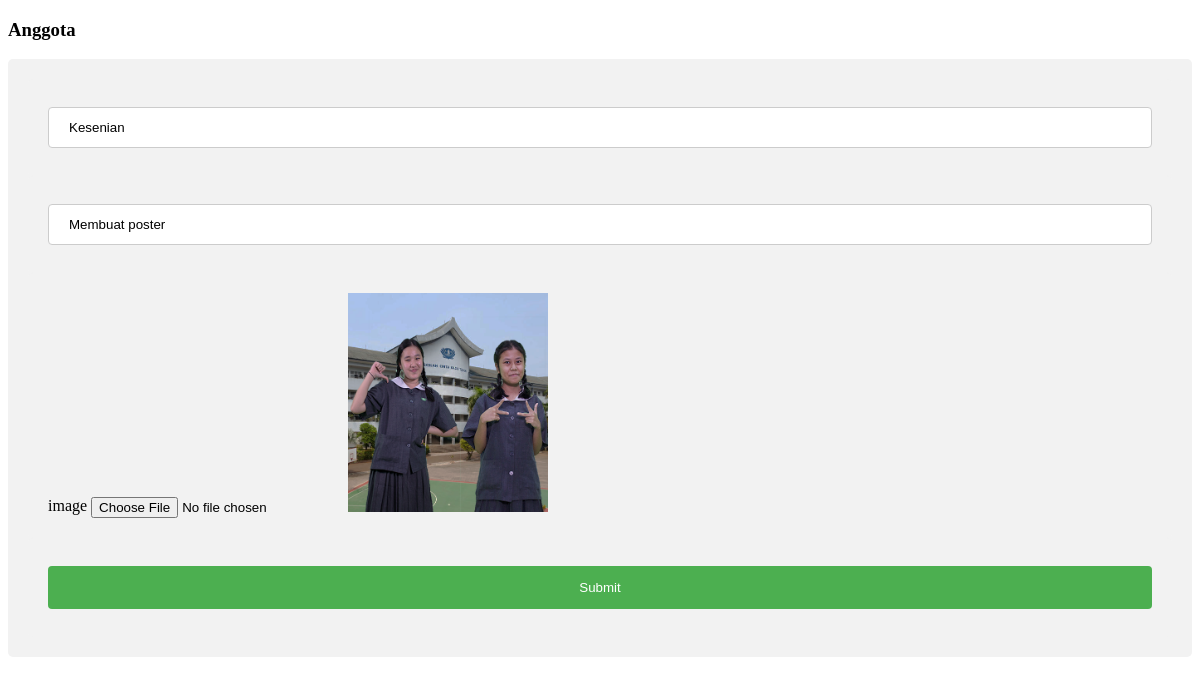
/bersamabangunosis/admin/editdivisi.php?id=1 (signed in), run on the app's committed database.
### tables this page shows
CREATE TABLE `divisi` (
  `id` int(11) NOT NULL,
  `name` varchar(50) NOT NULL,
  `shortdesc` varchar(100) NOT NULL,
  `image` varchar(255) NOT NULL
);

### bersamabangunosis/admin/functions.php (called while the page is built, shortened)
<?php
$conn = mysqli_connect("localhost","root","","oska");
function query($query){
    global $conn;
    $result = mysqli_query($conn,$query);
    $rows=[];
    while ($row= mysqli_fetch_assoc($result)){
        $rows[]=$row;
    }
    return $rows;
}
?>

### bersamabangunosis/admin/editdivisi.php (the view, shortened to what this page needs)
<?php
    require 'functions.php';
    $id=$_GET["id"];
    $datas= query("SELECT * FROM divisi WHERE id =$id")[0];
?>
<!doctype html>
<html lang="en">
  <head>
  </head>
  <body>
    <h3>Anggota</h3>
               <form id="program" action="" method="post" enctype="multipart/form-data">
               <div>
                  <div>
                      <input type="text" name="name" id="name" placeholder="Name" autocomplete="on" value="<?= $datas["name"]; ?>">
                  </div>
                  <div>
                      <input type="text" name="descr" id="descr" placeholder="Description" autocomplete="on" value="<?= $datas["shortdesc"]; ?>">
                  </div>
                  <div>
                      <label for="image">image</label>
                      <input type=file oninput="pic.src=window.URL.createObjectURL(this.files[0])" name="image" class="form-control @error('image') is-invalid @enderror"/>
                      <img id="pic" src="images/<?= $datas["image"]; ?>" style="width:200px;height:auto;"/>
                  </div>
                  <div>
                      <input type="submit" name="submit" />
                  </div>
                </div>
              </form>
  </body>
</html>

### bersamabangunosis/admin/editdivisi.php (style rules this page uses)
input[type=text], textarea, date { width: 100%; padding: 12px 20px; margin: 8px 0; display: inline-block; border: 1px solid #ccc; border-radius: 4px; box-sizing: border-box; }
input[type=submit] { width: 100%; background-color: #4CAF50; color: white; padding: 14px 20px; margin: 8px 0; border: none; border-radius: 4px; cursor: pointer; }
div { border-radius: 5px; background-color: #f2f2f2; padding: 20px; }

### data on the page
divisi: name "Kesenian", descr "Membuat poster", image (picture)
